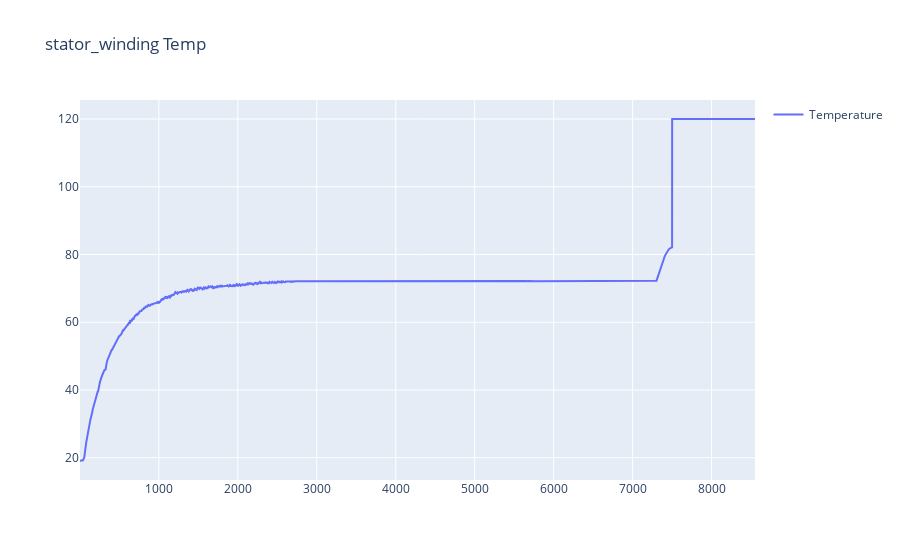

The notebook cell this image was saved under:
### Code cell
### Visualize data
fig = go.Figure()
fig.add_trace(go.Scatter(x=df['data_point'], y=df['stator_winding'], name='Temperature'))
fig.update_layout(showlegend=True, title='stator_winding Temp')
fig.show()

### Figure 1 — Plotly figure (JSON) as saved in the notebook; plotly's stock layout.template omitted (floating-point values rounded to 4 significant figures; data arrays with more than 128 entries replaced by an {"elided": "..."} marker saying what was removed)
{"data": [{"name": "Temperature", "type": "scatter", "x": {"elided": "8550 int values"}, "y": {"elided": "8550 float values"}}], "layout": {"showlegend": true, "title": {"text": "stator_winding Temp"}}}
